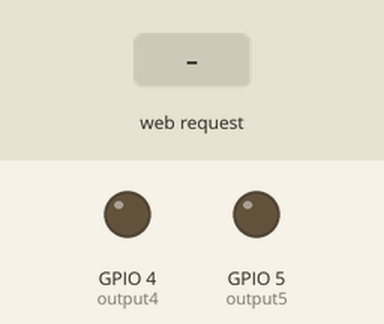
Recording of a sketch running on a simulated ESP8266 (NodeMCU). Parts: output pins drawn as LEDs (lit = HIGH). The test bench sets the inputs (shaded band). WiFi joins after 1.5 s; servers stay silent unless stated; what the sketch prints to the serial monitor is not drawn.

Above: at 2.7 s.
2.8 s: HTTP request GET /5/on received
At 3.1 s:
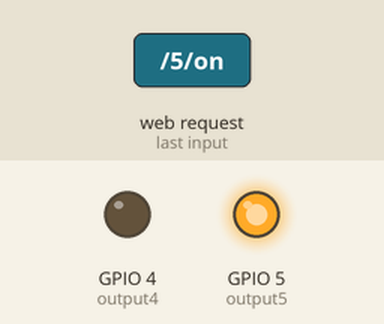
4.3 s: HTTP request GET /4/on received
At 5.4 s:
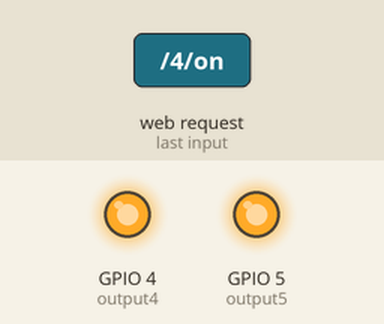
5.8 s: HTTP request GET /5/off received
At 6.6 s:
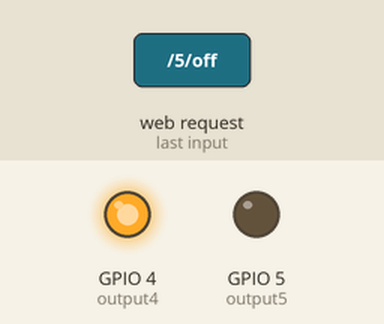
7.3 s: HTTP request GET /4/off received
At 7.7 s:
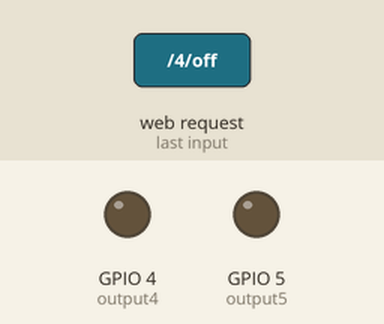
Timing chart, 0 to 9.8 s (numbered marks = the images above; inputs shaded):
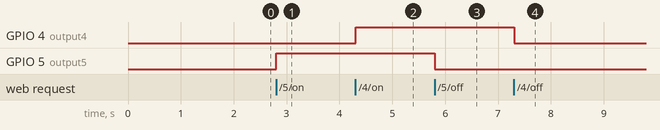

The sketch:

sketch_nov19c.ino
```cpp
/*********
  Rui Santos
  Complete project details at https://randomnerdtutorials.com
*********/

// Load Wi-Fi library
#include <ESP8266WiFi.h>

// Replace with your network credentials
const char* ssid     = "DESKTOP-E5M4HBA 4049";
const char* password = "E^1w1736";

// Set web server port number to 80
WiFiServer server(80);

// Variable to store the HTTP request
String header;

// Auxiliar variables to store the current output state
String output5State = "off";
String output4State = "off";

// Assign output variables to GPIO pins
const int output5 = 5;
const int output4 = 4;

// Current time
unsigned long currentTime = millis();
// Previous time
unsigned long previousTime = 0;
// Define timeout time in milliseconds (example: 2000ms = 2s)
const long timeoutTime = 2000;

#define files 24
#define columnes 5

float vector[files][columnes]; // vector de dades
float vector2[files][columnes]; // vector de dades
int i = 0; // iterador per files
int j = 0; // iterador per columnes


void setup() {
  vector[0][0]=20.4; vector[0][1]=2; vector[0][2]=3; vector[0][3]=4; vector[0][4]=5;
  vector[1][0]=20.4; vector[1][1]=2; vector[1][2]=3; vector[1][3]=4; vector[1][4]=5;
  vector[2][0]=20.4; vector[2][1]=2; vector[2][2]=3; vector[2][3]=4; vector[2][4]=5;
  vector[3][0]=20.4; vector[3][1]=2; vector[3][2]=3; vector[3][3]=4; vector[3][4]=5;
  vector[4][0]=20.4; vector[4][1]=2; vector[4][2]=3; vector[4][3]=4; vector[4][4]=5;
  vector[5][0]=20.4; vector[5][1]=2; vector[5][2]=3; vector[5][3]=4; vector[5][4]=5;
  vector[6][0]=20.4; vector[6][1]=2; vector[6][2]=3; vector[6][3]=4; vector[6][4]=5;
  vector[7][0]=20.4; vector[7][1]=2; vector[7][2]=3; vector[7][3]=4; vector[7][4]=5;
  vector[8][0]=20.4; vector[8][1]=2; vector[8][2]=3; vector[8][3]=4; vector[8][4]=5;
  vector[9][0]=20.4; vector[9][1]=2; vector[9][2]=3; vector[9][3]=4; vector[9][4]=5;
  vector[10][0]=20.4; vector[10][1]=2; vector[10][2]=3; vector[10][3]=4; vector[10][4]=5;
  vector[11][0]=20.4; vector[11][1]=2; vector[11][2]=3; vector[11][3]=4; vector[11][4]=5;
  vector[12][0]=20.4; vector[12][1]=2; vector[12][2]=3; vector[12][3]=4; vector[12][4]=5;
  vector[13][0]=20.4; vector[13][1]=2; vector[13][2]=3; vector[13][3]=4; vector[13][4]=5;
  vector[14][0]=20.4; vector[14][1]=2; vector[14][2]=3; vector[14][3]=4; vector[14][4]=5;
  vector[15][0]=20.4; vector[15][1]=2; vector[15][2]=3; vector[15][3]=4; vector[15][4]=5;
  vector[16][0]=20.4; vector[16][1]=2; vector[16][2]=3; vector[16][3]=4; vector[16][4]=5;
  vector[17][0]=20.4; vector[17][1]=2; vector[17][2]=3; vector[17][3]=4; vector[17][4]=5;
  vector[18][0]=20.4; vector[18][1]=2; vector[18][2]=3; vector[18][3]=4; vector[18][4]=5;
  vector[19][0]=20.4; vector[19][1]=2; vector[19][2]=3; vector[19][3]=4; vector[19][4]=5;
  vector[20][0]=20.4; vector[20][1]=2; vector[20][2]=3; vector[20][3]=4; vector[20][4]=5;
  vector[21][0]=20.4; vector[21][1]=2; vector[21][2]=3; vector[21][3]=4; vector[21][4]=5;
  vector[22][0]=20.4; vector[22][1]=2; vector[22][2]=3; vector[22][3]=4; vector[22][4]=5;
  vector[23][0]=20.4; vector[23][1]=2; vector[23][2]=3; vector[23][3]=4; vector[23][4]=5;

  vector2[0][0]=20.4; vector2[0][1]=2; vector2[0][2]=3; vector2[0][3]=4; vector2[0][4]=5;
  vector2[1][0]=20.4; vector2[1][1]=2; vector2[1][2]=3; vector2[1][3]=4; vector2[1][4]=5;
  vector2[2][0]=20.4; vector2[2][1]=2; vector2[2][2]=3; vector2[2][3]=4; vector2[2][4]=5;
  vector2[3][0]=20.4; vector2[3][1]=2; vector2[3][2]=3; vector2[3][3]=4; vector2[3][4]=5;
  vector2[4][0]=20.4; vector2[4][1]=2; vector2[4][2]=3; vector2[4][3]=4; vector2[4][4]=5;
  vector2[5][0]=20.4; vector2[5][1]=2; vector2[5][2]=3; vector2[5][3]=4; vector2[5][4]=5;
  vector2[6][0]=20.4; vector2[6][1]=2; vector2[6][2]=3; vector2[6][3]=4; vector2[6][4]=5;
  vector2[7][0]=20.4; vector2[7][1]=2; vector2[7][2]=3; vector2[7][3]=4; vector2[7][4]=5;
  vector2[8][0]=20.4; vector2[8][1]=2; vector2[8][2]=3; vector2[8][3]=4; vector2[8][4]=5;
  vector2[9][0]=20.4; vector2[9][1]=2; vector2[9][2]=3; vector2[9][3]=4; vector2[9][4]=5;
  vector2[10][0]=20.4; vector2[10][1]=2; vector2[10][2]=3; vector2[10][3]=4; vector2[10][4]=5;
  vector2[11][0]=20.4; vector2[11][1]=2; vector2[11][2]=3; vector2[11][3]=4; vector2[11][4]=5;
  vector2[12][0]=20.4; vector2[12][1]=2; vector2[12][2]=3; vector2[12][3]=4; vector2[12][4]=5;
  vector2[13][0]=20.4; vector2[13][1]=2; vector2[13][2]=3; vector2[13][3]=4; vector2[13][4]=5;
  vector2[14][0]=20.4; vector2[14][1]=2; vector2[14][2]=3; vector2[14][3]=4; vector2[14][4]=5;
  vector2[15][0]=20.4; vector2[15][1]=2; vector2[15][2]=3; vector2[15][3]=4; vector2[15][4]=5;
  vector2[16][0]=20.4; vector2[16][1]=2; vector2[16][2]=3; vector2[16][3]=4; vector2[16][4]=5;
  vector2[17][0]=20.4; vector2[17][1]=2; vector2[17][2]=3; vector2[17][3]=4; vector2[17][4]=5;
  vector2[18][0]=20.4; vector2[18][1]=2; vector2[18][2]=3; vector2[18][3]=4; vector2[18][4]=5;
  vector2[19][0]=20.4; vector2[19][1]=2; vector2[19][2]=3; vector2[19][3]=4; vector2[19][4]=5;
  vector2[20][0]=20.4; vector2[20][1]=2; vector2[20][2]=3; vector2[20][3]=4; vector2[20][4]=5;
  vector2[21][0]=20.4; vector2[21][1]=2; vector2[21][2]=3; vector2[21][3]=4; vector2[21][4]=5;
  vector2[22][0]=20.4; vector2[22][1]=2; vector2[22][2]=3; vector2[22][3]=4; vector2[22][4]=5;
  vector2[23][0]=20.4; vector2[23][1]=2; vector2[23][2]=3; vector2[23][3]=4; vector2[23][4]=5;


  Serial.begin(115200);
  // Initialize the output variables as outputs
  pinMode(output5, OUTPUT);
  pinMode(output4, OUTPUT);
  // Set outputs to LOW
  digitalWrite(output5, LOW);
  digitalWrite(output4, LOW);

  // Connect to Wi-Fi network with SSID and password
  Serial.print("Connecting to ");
  Serial.println(ssid);
  WiFi.begin(ssid, password);
  while (WiFi.status() != WL_CONNECTED) {
    delay(500);
    Serial.print(".");
  }
  // Print local IP address and start web server
  Serial.println("");
  Serial.println("WiFi connected.");
  Serial.println("IP address: ");
  Serial.println(WiFi.localIP());
  server.begin();
}

void loop(){
  WiFiClient client = server.available();   // Listen for incoming clients

  if (client) {                             // If a new client connects,
    Serial.println("New Client.");          // print a message out in the serial port
    String currentLine = "";                // make a String to hold incoming data from the client
    currentTime = millis();
    previousTime = currentTime;
    while (client.connected() && currentTime - previousTime <= timeoutTime) { // loop while the client's connected
      currentTime = millis();
      if (client.available()) {             // if there's bytes to read from the client,
        char c = client.read();             // read a byte, then
        Serial.write(c);                    // print it out the serial monitor
        header += c;
        if (c == '\n') {                    // if the byte is a newline character
          // if the current line is blank, you got two newline characters in a row.
          // that's the end of the client HTTP request, so send a response:
          if (currentLine.length() == 0) {
            // HTTP headers always start with a response code (e.g. HTTP/1.1 200 OK)
            // and a content-type so the client knows what's coming, then a blank line:
            client.println("HTTP/1.1 200 OK");
            client.println("Content-type:text/html");
            client.println("Connection: close");
            client.println();

            // turns the GPIOs on and off
            if (header.indexOf("GET /5/on") >= 0) {
              Serial.println("GPIO 5 on");
              output5State = "on";
              digitalWrite(output5, HIGH);
            } else if (header.indexOf("GET /5/off") >= 0) {
              Serial.println("GPIO 5 off");
              output5State = "off";
              digitalWrite(output5, LOW);
            } else if (header.indexOf("GET /4/on") >= 0) {
              Serial.println("GPIO 4 on");
              output4State = "on";
              digitalWrite(output4, HIGH);
            } else if (header.indexOf("GET /4/off") >= 0) {
              Serial.println("GPIO 4 off");
              output4State = "off";
              digitalWrite(output4, LOW);
            }

            // Display the HTML web page
            client.println("<!DOCTYPE html><html>");
            client.println("<head><meta name=\"viewport\" content=\"width=device-width, initial-scale=1\">");
            client.println("<link rel=\"icon\" href=\"data:,\">");


        //    client.println("<script type=\"text/javascript\" src=\"https://www.gstatic.com/charts/loader.js\"></script>\n    <script type=\"text/javascript\">\n      google.charts.load('current', {'packages':['corechart']});\n      google.charts.setOnLoadCallback(drawChart);\n\n      function drawChart() {\n\n        var data = google.visualization.arrayToDataTable([\n          ['Task', 'Hours per Day'],\n          ['Work',     11],\n          ['Eat',      2],\n          ['Commute',  2],\n          ['Watch TV', 2],\n          ['Sleep',    7]\n        ]);\n\n        var options = {\n          title: 'My Daily Activities'\n        };\n\n        var chart = new google.visualization.PieChart(document.getElementById('piechart'));\n\n        chart.draw(data, options);\n      }\n    </script>");
        //    client.println("    <script type=\"text/javascript\" src=\"https://www.gstatic.com/charts/loader.js\"></script>\n    <script type=\"text/javascript\">\n      google.charts.load('current', {'packages':['corechart']});\n      google.charts.setOnLoadCallback(drawChart);\n\n      function drawChart() {\n        var data = google.visualization.arrayToDataTable([\n          ['Year', 'Sales', 'Expenses'],\n          ['2004',  1000,      400],\n          ['2005',  1170,      460],\n          ['2006',  660,       1120],\n          ['2007',  1030,      540]\n        ]);\n\n        var options = {\n          title: 'Company Performance',\n          curveType: 'function',\n          legend: { position: 'bottom' }\n        };\n\n        var chart = new google.visualization.LineChart(document.getElementById('curve_chart'));\n\n        chart.draw(data, options);\n      }\n    </script>");
            client.println("<script type=\"text/javascript\" src=\"https://www.gstatic.com/charts/loader.js\"></script>\n    <script type=\"text/javascript\">\n      google.charts.load('current', {'packages':['line']});\n      google.charts.setOnLoadCallback(drawChart);\n\n    function drawChart() {\n\n      var data = new google.visualization.DataTable();\n      data.addColumn('number', 'Hora');\n      data.addColumn('number', 'Panell 1.1');\n      data.addColumn('number', 'Panell 1.2');\n      data.addColumn('number', 'Panell 1.3');\n      data.addColumn('number', 'Panell 1.4');\n      data.addColumn('number', 'Panell 1.5');\n\n");
            client.println("data.addRows([\n");
            for (i=0; i<files; i++){
                client.println("[");
                client.println(String(i+1));
                client.println(",");
                client.println(String(vector[i][0]));
                for (j=1; j<columnes; j++){
                  client.println(","); client.println(String(vector[i][j]));
                }
                client.println("]"); client.println(","); client.println("\n");
            }
         //   client.println("[1,  0, 0, 0, 0, 0],\n        [2,  0, 0, 0, 0, 0],\n        [3,  0, 0, 0, 0, 0],\n        [4,  0, 0, 0, 0, 0],\n        [5,  0, 0, 0, 0, 0],\n        [6,   0, 0, 0, 0, 0],\n        [7,   0, 0, 0, 0, 0],\n        [8,  15, 8, 7, 8, 9],\n        [9,  20, 28, 29, 31, 28],\n        [10, 24, 25, 27, 28, 30],\n        [11,  34,  25, 30,  27, 22],\n        [12,  34,  33, 21, 29, 30],\n        [13,  35,  29, 20, 24, 30],\n        [14,  34,  33.5, 25, 30, 32],\n        [15,  35, 28, 26, 15, 31],\n        [16,   31, 13.6, 23, 28, 28],\n        [17,   12, 9, 8, 10, 6],\n        [18,  4, 2, 1, 2, 1.5],\n        [19,  0, 0, 0, 0, 0],\n        [20, 0, 0, 0, 0, 0],\n        [21,  0, 0, 0, 0, 0],\n        [22,  0, 0, 0, 0, 0],\n        [23,  0, 0, 0, 0, 0],\n        [24,  0, 0, 0, 0, 0]\n");
            client.println("]);\n\n\n      var options = {\n        chart: {\n          title: 'Tensions a la branca 1 (V)',\n          // subtitle: 'in millions of dollars (USD)'\n        },\n     //   width: 900,\n     //   height: 500\n      };\n\n      var chart = new google.charts.Line(document.getElementById('linechart_material'));\n\n      chart.draw(data, google.charts.Line.convertOptions(options));\n    }\n    </script>\n");


            client.println("    <script type=\"text/javascript\" src=\"https://www.gstatic.com/charts/loader.js\"></script>\n    <script type=\"text/javascript\">\n    google.charts.load('current', {'packages':['line']});\n    google.charts.setOnLoadCallback(drawChart);\n    \n\n    function drawChart() {\n\n    var data = new google.visualization.DataTable();\n    data.addColumn('number', 'Hora');\n    data.addColumn('number', 'Panell 2.1');\n      data.addColumn('number', 'Panell 2.2');\n      data.addColumn('number', 'Panell 2.3');\n      data.addColumn('number', 'Panell 2.4');\n      data.addColumn('number', 'Panell 2.5');\n\n");
            client.println("data.addRows([\n");
        //    [1,  0, 0, 0, 0, 0],\n

            for (i=0; i<files; i++){
                client.println("[");
                client.println(String(i+1));
                client.println(",");
                client.println(String(vector2[i][0]));
                for (j=1; j<columnes; j++){
                  client.println(","); client.println(String(vector[i][j]));
                }
                client.println("]"); client.println(","); client.println("\n");
            }
   /*
            client.println("[1,");
            client.println(String(vector[0][0])); client.println(",");
            client.println(String(vector[0][1])); client.println(",");
            client.println(String(vector[0][2])); client.println(",");
            client.println(String(vector[0][3])); client.println(",");
            client.println(String(vector[0][4])); client.println("]"); client.println(",");

            client.println("\n");
     */
     //       client.println("[2,  0, 0, 0, 0, 0],\n        [3,  0, 0, 0, 0, 0],\n        [4,  0, 0, 0, 0, 0],\n        [5,  0, 0, 0, 0, 0],\n        [6,   0, 0, 0, 0, 0],\n        [7,   0, 0, 0, 0, 0],\n        [8,  15, 8, 7, 8, 9],\n        [9,  20, 28, 29, 31, 28],\n        [10, 24, 27, 29, 31, 30],\n        [11,  34,  25, 30, 27, 12],\n        [12,  34,  33, 21, 29, 30],\n        [13,  35,  29, 30, 24, 30],\n        [14,  34,  33.5, 30, 30, 32],\n        [15,  35, 28, 26, 15, 31],\n        [16,   31, 13.6, 23, 28, 28],\n        [17,   12, 9, 8, 10, 6],\n        [18,  4, 2, 1, 2, 1.5],\n        [19,  0, 0, 0, 0, 0],\n        [20, 0, 0, 0, 0, 0],\n        [21,  0, 0, 0, 0, 0],\n        [22,  0, 0, 0, 0, 0],\n        [23,  0, 0, 0, 0, 0],\n        [24,  0, 0, 0, 0, 0]\n");
            client.println(" ]); \n\n\n\n    var options = {\n        chart: {\n        title: 'Tensions a la branca 2 (V)',\n       // is3D: true\n        // subtitle: 'in millions of dollars (USD)'\n        },\n     //   width: 700,\n     //   height: 400\n    };\n\n    var chart = new google.charts.Line(document.getElementById('linechart_material2'));\n\n    chart.draw(data, google.charts.Line.convertOptions(options));\n    }\n    </script>");


            // CSS to style the on/off buttons
            // Feel free to change the background-color and font-size attributes to fit your preferences
            client.println("<style>html { font-family: Helvetica; display: inline-block; margin: 0px auto; text-align: center;}");
            client.println(".button { background-color: #195B6A; border: none; color: white; padding: 16px 40px;");
            client.println("text-decoration: none; font-size: 30px; margin: 2px; cursor: pointer;}");
            client.println(".button2 {background-color: #77878A;}    .content {\n  max-width: 500px;\n margin: auto;}  </style></head>");

            // Web Page Heading
            client.println("<body><h1 align=\"left\">Instal&middotlaci&oacute fotovoltaica sensoritzada per habitatge unifamiliar</h1>"); // &middot = · ,&oacute = ó
            client.println("<h2 align=\"left\">Lloren&ccedil Fanals Batllori</h2>"); // &ccedil = ç
     /*
            // Display current state, and ON/OFF buttons for GPIO 5
            client.println("<p>GPIO 5 - State " + output5State + "</p>");
            // If the output5State is off, it displays the ON button
            if (output5State=="off") {
              client.println("<p><a href=\"/5/on\"><button class=\"button\">ON</button></a></p>");
            } else {
              client.println("<p><a href=\"/5/off\"><button class=\"button button2\">OFF</button></a></p>");
            }

            // Display current state, and ON/OFF buttons for GPIO 4
            client.println("<p>GPIO 4 - State " + output4State + "</p>");
            // If the output4State is off, it displays the ON button
            if (output4State=="off") {
              client.println("<p><a href=\"/4/on\"><button class=\"button\">ON</button></a></p>");
            } else {
              client.println("<p><a href=\"/4/off\"><button class=\"button button2\">OFF</button></a></p>");
            }
  */
          //  client.println("    <div id=\"piechart\" style=\"width: 900px; height: 500px;\"></div>");
          //  client.println("    <div id=\"curve_chart\" style=\"width: 900px; height: 500px\"></div>");


            client.println("        <div id=\"linechart_material\" style=\"width: 800px; height: 400px; padding: 25px\"></div>  \n");
            client.println("        <div id=\"linechart_material2\" style=\"width: 800px; height: 400px; padding: 25px\"></div> ");

            client.println("        <img src=\"https://drive.google.com/uc?export=view&id=15-EkLWMhYaRsv-dtbyrlKOrbD7dY71B2\"\n        style=\"width: 500px; height: 500px; margin-left: 100px; padding: 25px\" alt=\"Flowers in Chania\">");


            client.println("</body></html>");

            // The HTTP response ends with another blank line
            client.println();
            // Break out of the while loop
            break;
          } else { // if you got a newline, then clear currentLine
            currentLine = "";
          }
        } else if (c != '\r') {  // if you got anything else but a carriage return character,
          currentLine += c;      // add it to the end of the currentLine
        }
      }
    }
    // Clear the header variable
    header = "";
    // Close the connection
    Serial.println("a");
  //  client.stop();
  //  Serial.println("Client disconnected.");
  //  Serial.println("");
  }
}
```

Measured:
- after the input at 2.8 s, GPIO 5 (output5): LOW → HIGH at once
- after the input at 4.3 s, GPIO 4 (output4): LOW → HIGH at once
- after the input at 5.8 s, GPIO 5 (output5): HIGH → LOW at once
- after the input at 7.3 s, GPIO 4 (output4): HIGH → LOW at once
